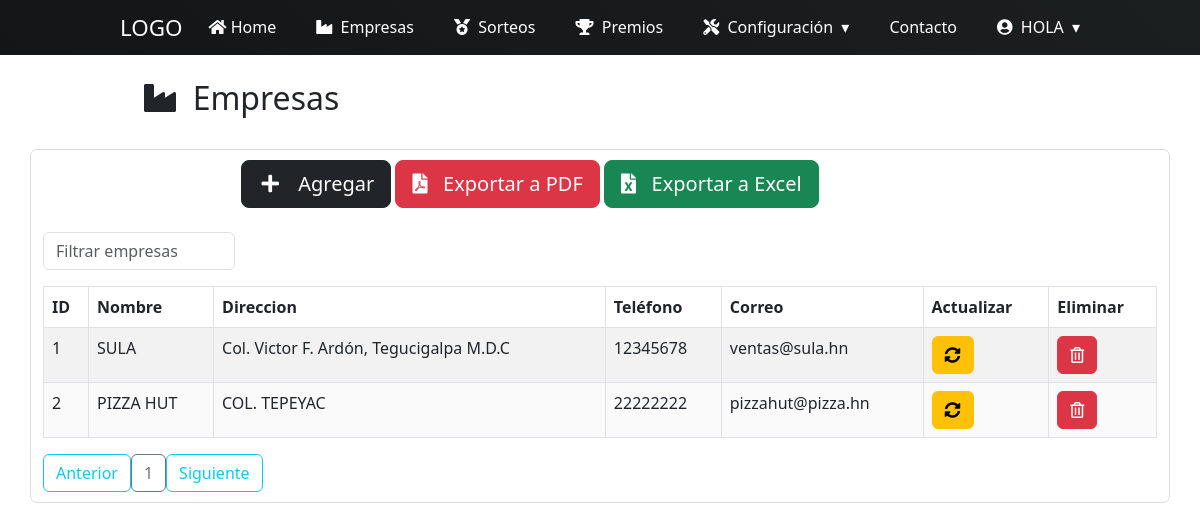
The app's page /empresas (signed in) with its own data.
### tables this page shows
CREATE TABLE IF NOT EXISTS `empresas` (
  `id_empresa` int(11) NOT NULL AUTO_INCREMENT,
  `nombre_empresa` varchar(70) DEFAULT NULL,
  `direccion` varchar(200) DEFAULT NULL,
  `telefono` varchar(15) DEFAULT NULL,
  `correo_electronico` varchar(40) DEFAULT NULL,
  PRIMARY KEY (`id_empresa`)
);

### controladores/vistasControlador.php (called while the page is built, shortened)
<?php
	class vistasControlador extends vistasModelo{
		public function obtener_plantilla_controlador(){
			return require_once "./vistas/plantilla.php";
		}
	}

### index.php (called while the page is built, shortened)
<?php
	require_once "./controladores/vistasControlador.php";
	$plantilla = new vistasControlador();
	$plantilla->obtener_plantilla_controlador();

### config/conexion.php (called while the page is built, shortened)
<?php
class ConexionBD{
    protected $manejador = "mysql";
    private static $servidor = "localhost";
    private static $usuario = "root";
    private static $pass = "";
    protected $db_name = "dbsorteo";
    protected function getConexion(){
        try{
            $parametros=array(PDO::ATTR_PERSISTENT=>true,PDO::MYSQL_ATTR_INIT_COMMAND=>"SET NAMES utf8");
            $this->conexion=new PDO($this->manejador.":host=".self::$servidor.";dbname=".$this->db_name,self::$usuario,self::$pass,$parametros);
            return $this->conexion;
        }
        catch(PDOException $e){
            echo 'Error en la conexion a la BD :'.$e->getMessage();
        }
    }
}

### DatosTablas/obtenerDatos.php (called while the page is built, shortened)
<?php
require_once("./config/conexion.php");
class obtenerDatosTablas extends ConexionBD{
    public function datosTablas($tabla){
        $sql="SELECT * FROM $tabla";
        $resultado=$this->conexion->query($sql) or die ($sql);
        return $resultado;
    }
}

### vistas/contenidos/empresas-view.php (the view, shortened to what this page needs)
<?php
    include("./DatosTablas/obtenerDatos.php");
?>
<br>
<h2><i class="fas fa-industry"></i>&nbsp; Empresas</h2>
<br>
<div class="container contenedor-tabla">
    <div class="container">
    <div class="row">
        <div class="col-2"></div>
        <div class="col-8">
            <div class="btn btn-dark btn-lg" data-bs-toggle="modal" data-bs-target="#ModalCrear"><i class="fas fa-plus fa-fw"></i> &nbsp; Agregar</div>
            <div class="btn btn-danger btn-lg" data-bs-toggle="modal" data-bs-target="#ModalCrear"><i class="fas fa-file-pdf"></i> &nbsp; Exportar a PDF</div>
            <div class="btn btn-success btn-lg" data-bs-toggle="modal" data-bs-target="#ModalCrear"><i class="fas fa-file-excel"></i> &nbsp; Exportar a Excel</div>
        </div>
        <div class="col-2"></div>
    </div>
    </div>
<div class="table-responsive">
    <br>
        <input type="text" id="searchBox" class="form-control" placeholder="Filtrar empresas" onkeyup="filterTable()">
    <table id="datos-usuario" class="table table-bordered table-striped text-center">
        <thead>
            <tr>
                <th>ID</th>
                <th>Nombre</th>
                <th>Direccion</th>
                <th>Teléfono</th>
                <th>Correo</th>
                <th>Actualizar</th>
                <th>Eliminar</th>
            </tr>
        </thead>
        <tbody>
        <?php
                $datos=new obtenerDatosTablas();
                $resultado=$datos->datosTablas('empresas');
                foreach ($resultado as $fila){
            ?>
            <tr>
                <td><?php echo $fila['id_empresa']; ?></td>
                <td><?php echo $fila['nombre_empresa']; ?></td>
                <td><?php echo $fila['direccion']; ?></td>
                <td><?php echo $fila['telefono']; ?></td>
                <td><?php echo $fila['correo_electronico']; ?></td>
                <td>
				<button class="btn btn-warning" data-bs-toggle="modal" data-bs-target="#ModalAct<?php echo $fila['id_empresa'];?>">
					<i class="fas fa-sync-alt"></i>
                </button>
			    </td>
                <td>
					<form class="FormularioAjax" action="<?php echo SERVERURL; ?>ajax/empresasAjax.php" method="POST" data-form="delete" autocomplete="off">
					<button type="submit" class="btn btn-danger">
						<i class="far fa-trash-alt"></i>
					</button>
					</form>
				</td>
                </tr>
            <?php
                    }
            ?>
        </tbody>
    </table>
</div>
<div id="paginador" class=""></div>
</div>
<br>
<br>

### vistas/css/Estilo-Form.css (style rules this page uses)
body { background-color: #3d3d3d; }
.contenedor-tabla { border: 1px solid #dddcdc; -moz-border-radius: 7px; -webkit-border-radius: 7px; padding: 10px; }
#searchBox { width:12rem; }
#datos-usuario { width: 100%; border-collapse: collapse; }
#datos-usuario th, td { padding: 8px; text-align: left; border-bottom: 1px solid rgb(226, 226, 226); }
#datos-usuario tr:nth-child(even) { background-color: #fafafa; }
h2 { margin-left: 9rem; }

### vistas/css/EstiloLogin.css (style rules this page uses)
body { font-family: arial; }

### records on screen
empresas: id_empresa "1", nombre_empresa "SULA", direccion "Col. Victor F. Ardón, Tegucigalpa M.D.C", telefono "12345678", correo_electronico "ventas@sula.hn"
empresas: id_empresa "2", nombre_empresa "PIZZA HUT", direccion "COL. TEPEYAC", telefono "22222222", correo_electronico "pizzahut@pizza.hn"

### other values on screen
$_SESSION['usuario_login'] "HOLA"
